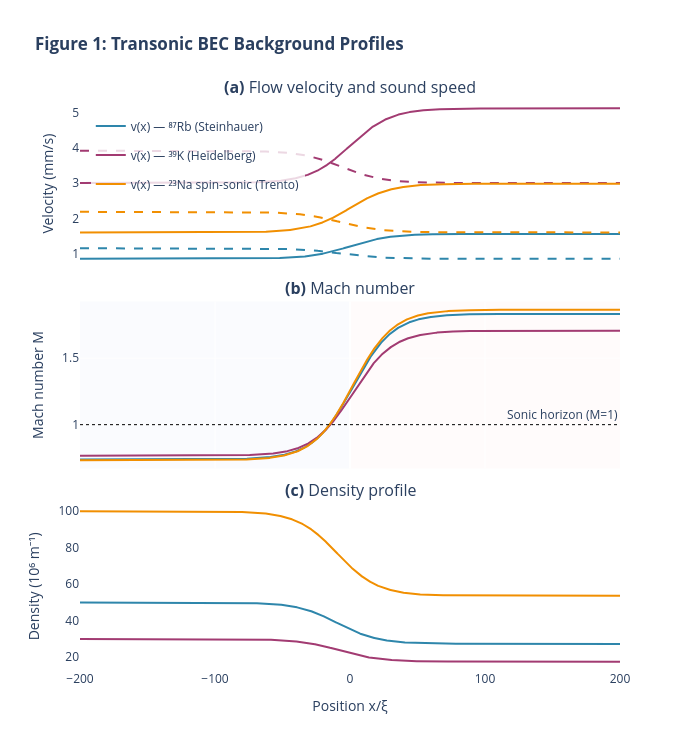

Notebook source saved alongside this figure:
### Markdown cell above
### Figure 1: Transonic Background Profiles

The figure below plots *exactly* the arrays `v`, `cs_x`, `mach`, `n` computed in the cell above — no external function calls.

### Code cell
# ────────────────────────────────────────────────
# Figure 1: Transonic profiles
# Plotted directly from the arrays computed above.
# ────────────────────────────────────────────────
fig1 = make_subplots(
    rows=3,
    cols=1,
    shared_xaxes=True,
    vertical_spacing=0.06,
    subplot_titles=(
        "<b>(a)</b> Flow velocity and sound speed",
        "<b>(b)</b> Mach number",
        "<b>(c)</b> Density profile",
    ),
)

for name, p in experiments.items():
    c = p["color"]
    xn = p["x_norm"]

    # (a) v(x) and c_s(x) in mm/s
    fig1.add_trace(
        go.Scatter(
            x=xn,
            y=p["v"] * 1e3,
            mode="lines",
            name=f"v(x) — {name}",
            line=dict(color=c, width=2),
            legendgroup=name,
        ),
        row=1,
        col=1,
    )
    fig1.add_trace(
        go.Scatter(
            x=xn,
            y=p["cs_x"] * 1e3,
            mode="lines",
            name=f"c_s(x) — {name}",
            line=dict(color=c, width=2, dash="dash"),
            legendgroup=name,
            showlegend=False,
        ),
        row=1,
        col=1,
    )

    # (b) Mach number
    fig1.add_trace(
        go.Scatter(
            x=xn,
            y=p["mach"],
            mode="lines",
            line=dict(color=c, width=2),
            legendgroup=name,
            showlegend=False,
        ),
        row=2,
        col=1,
    )

    # (c) Density (per million per meter)
    fig1.add_trace(
        go.Scatter(
            x=xn,
            y=p["n"] * 1e-6,
            mode="lines",
            line=dict(color=c, width=2),
            legendgroup=name,
            showlegend=False,
        ),
        row=3,
        col=1,
    )

# Horizon line M=1
fig1.add_hline(
    y=1.0,
    line=dict(color="black", width=1, dash="dot"),
    annotation_text="Sonic horizon (M=1)",
    row=2,
    col=1,
)

# Shade sub/supersonic
fig1.add_vrect(
    x0=-200,
    x1=0,
    fillcolor="#DAE2F8",
    opacity=0.15,
    layer="below",
    line_width=0,
    row=2,
    col=1,
)
fig1.add_vrect(
    x0=0,
    x1=200,
    fillcolor="#FFE0E0",
    opacity=0.15,
    layer="below",
    line_width=0,
    row=2,
    col=1,
)

fig1.update_xaxes(title_text="Position x/ξ", row=3, col=1)
fig1.update_yaxes(title_text="Velocity (mm/s)", row=1, col=1)
fig1.update_yaxes(title_text="Mach number M", row=2, col=1)
fig1.update_yaxes(title_text="Density (10⁶ m⁻¹)", row=3, col=1)
fig1.update_layout(
    height=750,
    width=700,
    plot_bgcolor="white",
    paper_bgcolor="white",
    title=dict(text="<b>Figure 1: Transonic BEC Background Profiles</b>"),
    legend=dict(x=0.02, y=0.98, bgcolor="rgba(255,255,255,0.8)"),
)
fig1.show()

### Figure 1 — Plotly figure (JSON) as saved in the notebook; plotly's stock layout.template omitted (floating-point values rounded to 4 significant figures; data arrays with more than 128 entries replaced by an {"elided": "..."} marker saying what was removed)
{"data": [{"legendgroup": "⁸⁷Rb (Steinhauer)", "line": {"color": "#2E86AB", "width": 2}, "mode": "lines", "name": "v(x) — ⁸⁷Rb (Steinhauer)", "type": "scatter", "x": {"elided": "4000 float values"}, "xaxis": "x", "y": {"elided": "4000 float values"}, "yaxis": "y"}, {"legendgroup": "⁸⁷Rb (Steinhauer)", "line": {"color": "#2E86AB", "dash": "dash", "width": 2}, "mode": "lines", "name": "c_s(x) — ⁸⁷Rb (Steinhauer)", "showlegend": false, "type": "scatter", "x": {"elided": "4000 float values"}, "xaxis": "x", "y": {"elided": "4000 float values"}, "yaxis": "y"}, {"legendgroup": "⁸⁷Rb (Steinhauer)", "line": {"color": "#2E86AB", "width": 2}, "mode": "lines", "showlegend": false, "type": "scatter", "x": {"elided": "4000 float values"}, "xaxis": "x2", "y": {"elided": "4000 float values"}, "yaxis": "y2"}, {"legendgroup": "⁸⁷Rb (Steinhauer)", "line": {"color": "#2E86AB", "width": 2}, "mode": "lines", "showlegend": false, "type": "scatter", "x": {"elided": "4000 float values"}, "xaxis": "x3", "y": {"elided": "4000 float values"}, "yaxis": "y3"}, {"legendgroup": "³⁹K (Heidelberg)", "line": {"color": "#A23B72", "width": 2}, "mode": "lines", "name": "v(x) — ³⁹K (Heidelberg)", "type": "scatter", "x": {"elided": "4000 float values"}, "xaxis": "x", "y": {"elided": "4000 float values"}, "yaxis": "y"}, {"legendgroup": "³⁹K (Heidelberg)", "line": {"color": "#A23B72", "dash": "dash", "width": 2}, "mode": "lines", "name": "c_s(x) — ³⁹K (Heidelberg)", "showlegend": false, "type": "scatter", "x": {"elided": "4000 float values"}, "xaxis": "x", "y": {"elided": "4000 float values"}, "yaxis": "y"}, {"legendgroup": "³⁹K (Heidelberg)", "line": {"color": "#A23B72", "width": 2}, "mode": "lines", "showlegend": false, "type": "scatter", "x": {"elided": "4000 float values"}, "xaxis": "x2", "y": {"elided": "4000 float values"}, "yaxis": "y2"}, {"legendgroup": "³⁹K (Heidelberg)", "line": {"color": "#A23B72", "width": 2}, "mode": "lines", "showlegend": false, "type": "scatter", "x": {"elided": "4000 float values"}, "xaxis": "x3", "y": {"elided": "4000 float values"}, "yaxis": "y3"}, {"legendgroup": "²³Na spin-sonic (Trento)", "line": {"color": "#F18F01", "width": 2}, "mode": "lines", "name": "v(x) — ²³Na spin-sonic (Trento)", "type": "scatter", "x": {"elided": "4000 float values"}, "xaxis": "x", "y": {"elided": "4000 float values"}, "yaxis": "y"}, {"legendgroup": "²³Na spin-sonic (Trento)", "line": {"color": "#F18F01", "dash": "dash", "width": 2}, "mode": "lines", "name": "c_s(x) — ²³Na spin-sonic (Trento)", "showlegend": false, "type": "scatter", "x": {"elided": "4000 float values"}, "xaxis": "x", "y": {"elided": "4000 float values"}, "yaxis": "y"}, {"legendgroup": "²³Na spin-sonic (Trento)", "line": {"color": "#F18F01", "width": 2}, "mode": "lines", "showlegend": false, "type": "scatter", "x": {"elided": "4000 float values"}, "xaxis": "x2", "y": {"elided": "4000 float values"}, "yaxis": "y2"}, {"legendgroup": "²³Na spin-sonic (Trento)", "line": {"color": "#F18F01", "width": 2}, "mode": "lines", "showlegend": false, "type": "scatter", "x": {"elided": "4000 float values"}, "xaxis": "x3", "y": {"elided": "4000 float values"}, "yaxis": "y3"}], "layout": {"annotations": [{"font": {"size": 16}, "showarrow": false, "text": "<b>(a)</b> Flow velocity and sound speed", "x": 0.5, "xanchor": "center", "xref": "paper", "y": 1, "yanchor": "bottom", "yref": "paper"}, {"font": {"size": 16}, "showarrow": false, "text": "<b>(b)</b> Mach number", "x": 0.5, "xanchor": "center", "xref": "paper", "y": 0.6467, "yanchor": "bottom", "yref": "paper"}, {"font": {"size": 16}, "showarrow": false, "text": "<b>(c)</b> Density profile", "x": 0.5, "xanchor": "center", "xref": "paper", "y": 0.2933, "yanchor": "bottom", "yref": "paper"}, {"showarrow": false, "text": "Sonic horizon (M=1)", "x": 1, "xanchor": "right", "xref": "x2 domain", "y": 1, "yanchor": "bottom", "yref": "y2"}], "height": 750, "legend": {"bgcolor": "rgba(255,255,255,0.8)", "x": 0.02, "y": 0.98}, "paper_bgcolor": "white", "plot_bgcolor": "white", "shapes": [{"line": {"color": "black", "dash": "dot", "width": 1}, "type": "line", "x0": 0, "x1": 1, "xref": "x2 domain", "y0": 1, "y1": 1, "yref": "y2"}, {"fillcolor": "#DAE2F8", "layer": "below", "line": {"width": 0}, "opacity": 0.15, "type": "rect", "x0": -200, "x1": 0, "xref": "x2", "y0": 0, "y1": 1, "yref": "y2 domain"}, {"fillcolor": "#FFE0E0", "layer": "below", "line": {"width": 0}, "opacity": 0.15, "type": "rect", "x0": 0, "x1": 200, "xref": "x2", "y0": 0, "y1": 1, "yref": "y2 domain"}], "title": {"text": "<b>Figure 1: Transonic BEC Background Profiles</b>"}, "width": 700, "xaxis": {"anchor": "y", "domain": [0, 1], "matches": "x3", "showticklabels": false}, "xaxis2": {"anchor": "y2", "domain": [0, 1], "matches": "x3", "showticklabels": false}, "xaxis3": {"anchor": "y3", "domain": [0, 1], "title": {"text": "Position x/ξ"}}, "yaxis": {"anchor": "x", "domain": [0.7067, 1], "title": {"text": "Velocity (mm/s)"}}, "yaxis2": {"anchor": "x2", "domain": [0.3533, 0.6467], "title": {"text": "Mach number M"}}, "yaxis3": {"anchor": "x3", "domain": [0, 0.2933], "title": {"text": "Density (10⁶ m⁻¹)"}}}}
